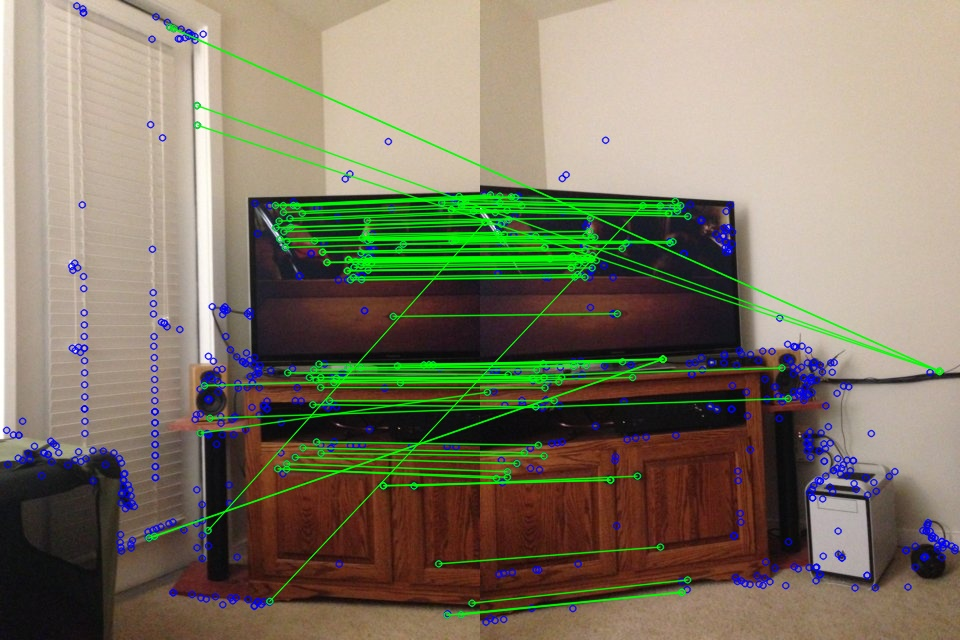
#> input picture python-Multiple-Image-Stitching/results/matches/matches_left_1745918213.5989594.jpg, 960 x 640 px, given in place of 1.jpg, which was not available; the run also reads 1 picture not shown here
$ python image_stitching.py
#> lines starting #> are read from the running program, lines starting #| are printed output that depends on the picture; pictures that were not available may be replaced by others from this repository, and a replacement may not be noted
### python-Multiple-Image-Stitching/matchers.py
import cv2
import numpy as np
import matplotlib.pyplot as plt
import time
import os

class SIFTMatcher():
    def __init__(self):
        os.makedirs('results/matches', exist_ok=True)
        self.sift = cv2.SIFT_create()
        # FLANN parameters
        FLANN_INDEX_KDTREE = 1
        index_params = dict(algorithm=FLANN_INDEX_KDTREE, trees=5)
        search_params = dict(checks=50)
        self.flann = cv2.FlannBasedMatcher(index_params, search_params)

    def match(self,srcImg,testImg,direction, return_metrics=False):
        print("Direction : ", direction)

        img1gray = cv2.cvtColor(srcImg, cv2.COLOR_BGR2GRAY)
        img2gray = cv2.cvtColor(testImg, cv2.COLOR_BGR2GRAY)
        # find the keypoints and descriptors with SIFT
        kp1, des1 = self.sift.detectAndCompute(img1gray, None)
        kp2, des2 = self.sift.detectAndCompute(img2gray, None)

        matches = self.flann.knnMatch(des1, des2, k=2)

        # Need to draw only good matches, so create a mask
        matchesMask = [[0, 0] for i in range(len(matches))]

        good = []
        pts1 = []
        pts2 = []
        # ratio test as per Lowe's paper
        for i, (m, n) in enumerate(matches):
            if m.distance < 0.7 * n.distance:
                good.append(m)
                pts2.append(kp2[m.trainIdx].pt)
                pts1.append(kp1[m.queryIdx].pt)
                matchesMask[i] = [1, 0]

        draw_params = dict(matchColor=(0, 255, 0),
                           singlePointColor=(255, 0, 0),
                           matchesMask=matchesMask,
                           flags=0)
        img3 = cv2.drawMatchesKnn(srcImg, kp1, testImg, kp2, matches, None, **draw_params)
        cv2.imwrite(f"results/matches/matches_{direction}_{time.time()}.jpg", img3)
        # plt.imshow(img3, ), plt.show()

        rows, cols = srcImg.shape[:2]
        MIN_MATCH_COUNT = 10
        if len(good) > MIN_MATCH_COUNT:
            src_pts = np.float32([kp1[m.queryIdx].pt for m in good])#.reshape(-1, 1, 2)
            dst_pts = np.float32([kp2[m.trainIdx].pt for m in good])#.reshape(-1, 1, 2)
            # print(src_pts, dst_pts)

            M, mask = cv2.findHomography(dst_pts, src_pts, cv2.RANSAC, 5.0)
            matchesMask = mask.ravel().tolist()
            draw_params = dict(matchColor = (0,255,0),
                               singlePointColor = (255, 0, 0),
                               matchesMask = matchesMask, # draw only inliers
                               flags = 2)
            img4 = cv2.drawMatches(srcImg,kp1,testImg,kp2,good,None,**draw_params)
            cv2.imwrite(f"results/matches/inliers_{direction}_{time.time()}.jpg", img4)
            # plt.imshow(img4,), plt.show()
            # print('M', M)
            if return_metrics:
                return_vals = {
                    'H': M,
                    'num_matches': len(good),
                    'match_distances': [m.distance for m in good],
                    'keypoints1': kp1,
                    'keypoints2': kp2,
                    'homography_det': np.linalg.det(M) if M is not None else 0
                }
                return return_vals
            return M
        else:
            print("Not enough matches are found - {}/{}".format(len(good), MIN_MATCH_COUNT))
            matchesMask = None
        return None

### python-Multiple-Image-Stitching/blend.py
import cv2
import numpy as np
import matplotlib.pyplot as plt

def blend_linear(warp_img1, warp_img2):
    img1 = warp_img1
    img2 = warp_img2

    img1mask = ((img1[:,:,0] | img1[:,:,1] | img1[:,:,2]) >0)
    img2mask = ((img2[:,:,0] | img2[:,:,1] | img2[:,:,2]) >0)

    r,c = np.nonzero(img1mask)
    out_1_center = [np.mean(r),np.mean(c)]

    r,c = np.nonzero(img2mask)
    out_2_center = [np.mean(r),np.mean(c)]

    vec = np.array(out_2_center) - np.array(out_1_center)
    intsct_mask = img1mask & img2mask
# [7 lines of commented-out code are left out]

    r,c = np.nonzero(intsct_mask)
    # def sub2ind(array_shape, rows, cols):
    #     return cols*array_shape[0] + rows
    # idx = sub2ind(img2mask[:,2], r, c)
    out_wmask = np.zeros(img2mask.shape[:2])
    proj_val = (r - out_1_center[0])*vec[0] + (c- out_1_center[1])*vec[1]
    out_wmask[r,c] = (proj_val - (min(proj_val)+(1e-3))) / \
                     ((max(proj_val)-(1e-3)) - (min(proj_val)+(1e-3)))

    # blending
    mask1 = img1mask & (out_wmask==0)
    mask2 = out_wmask
    mask3 = img2mask & (out_wmask==0)
# [6 lines of commented-out code are left out]

    out = np.zeros(img1.shape)
    for c in range(3):
        out[:,:,c] = img1[:,:,c]*(mask1+(1-mask2)*(mask2!=0)) + \
                     img2[:,:,c]*(mask2+mask3)
    return np.uint8(out)

# [4 lines that do not run on import are left out]
    # cv2.imwrite("result.jpg",out)


### python-Multiple-Image-Stitching/image_stitching.py
import numpy as np
import cv2
import sys
from matchers import SIFTMatcher
import time
import blend
import matplotlib.pyplot as plt

class Stitch:
    def __init__(self, args):
#> called with args = 'txtlists/files2.txt'
        self.path = args
        fp = open(self.path, 'r')
#> (reads python-Multiple-Image-Stitching/txtlists/files2.txt from the repository)
        filenames = [each.rstrip('\r\n') for each in fp.readlines()]
        # filenames = args
        print(filenames)
        # self.images = [cv2.resize(cv2.imread(each), (480, 320)) for each in filenames]
        self.images = [cv2.imread(each) for each in filenames]
#> self.images = 3 items
        self.count = len(self.images)
#> self.count = 3
        self.left_list, self.right_list, self.center_im = [], [], None
        self.matcher_obj = SIFTMatcher()
        self.performance_metrics = {
            'keypoints': [],
            'matches': [],
            'match_distances': [],
            'homography_dets': [],
            'processing_times': []
        }
        self.prepare_lists()

    def prepare_lists(self):
        print("Number of images : %d" % self.count)
#| Number of images : 3
        self.centerIdx = self.count / 2
#> self.centerIdx = 1.5
        print("Center index image : %d" % self.centerIdx)
#| Center index image : 1
        self.center_im = self.images[int(self.centerIdx)]
#> self.center_im is the input picture: shape (640, 960, 3); mean B, G, R 101.8, 121.3, 128.5
        for i in range(self.count):
            if (i <= self.centerIdx):
                self.left_list.append(self.images[i])
            else:
                self.right_list.append(self.images[i])
#> after the loop, self.left_list = 2 items; self.right_list = 1 item
        print("Image lists prepared")

    def leftshift(self):
        # self.left_list = reversed(self.left_list)
        a = self.left_list[0]
        for b in self.left_list[1:]:
            start_time = time.time()
            result = self.matcher_obj.match(a, b, 'left', return_metrics=True)
            processing_time = time.time() - start_time

            self.performance_metrics['matches'].append(result['num_matches'])
            self.performance_metrics['match_distances'].append(result['match_distances'])
            self.performance_metrics['keypoints'].extend([result['keypoints1'], result['keypoints2']])
            self.performance_metrics['homography_dets'].append(result['homography_det'])
            self.performance_metrics['processing_times'].append(processing_time)

            H = result['H']
            # print("Homography is : ", H)
            xh = np.linalg.inv(H)
            # print("Inverse Homography :", xh)
            br = np.dot(xh, np.array([a.shape[1], a.shape[0], 1]))
            br = br /br[-1]
            tl = np.dot(xh, np.array([0, 0, 1]))
            tl = tl / tl[-1]
            bl = np.dot(xh, np.array([0, a.shape[0], 1]))
            bl = bl / bl[-1]
            tr = np.dot(xh, np.array([a.shape[1], 0, 1]))
            tr = tr / tr[-1]
            cx = int(max([0, a.shape[1], tl[0], bl[0], tr[0], br[0]]))
            cy = int(max([0, a.shape[0], tl[1], bl[1], tr[1], br[1]]))
            offset = [abs(int(min([0, a.shape[1], tl[0], bl[0], tr[0], br[0]]))),
                      abs(int(min([0, a.shape[0], tl[1], bl[1], tr[1], br[1]])))]
            dsize = (cx + offset[0], cy + offset[1])
            print("image dsize =>", dsize, "offset", offset)

            tl[0:2] += offset; bl[0:2] += offset;  tr[0:2] += offset; br[0:2] += offset
            dstpoints = np.array([tl, bl, tr, br]);
            srcpoints = np.array([[0, 0], [0, a.shape[0]], [a.shape[1], 0], [a.shape[1], a.shape[0]]])
            # print('sp',sp,'dp',dp)
            M_off = cv2.findHomography(srcpoints, dstpoints)[0]
            # print('M_off', M_off)
            warped_img2 = cv2.warpPerspective(a, M_off, dsize)
            # cv2.imshow("warped", warped_img2)
            # cv2.waitKey()
            warped_img1 = np.zeros([dsize[1], dsize[0], 3], np.uint8)
            warped_img1[offset[1]:b.shape[0] + offset[1], offset[0]:b.shape[1] + offset[0]] = b
            tmp = blend.blend_linear(warped_img1, warped_img2)
            a = tmp
#> this loop made 1 pass
#> (matches in match, rows in match, cols in match, MIN_MATCH_COUNT in match) on pass 1: (1758 matches, 640, 960, 10)
#| Direction :  left
#| image dsize => (960, 640) offset [0, 0]
#> pass 1, in match, `img1gray = cv2.cvtColor(srcImg, cv2.COLOR_BGR2GRAY)`:
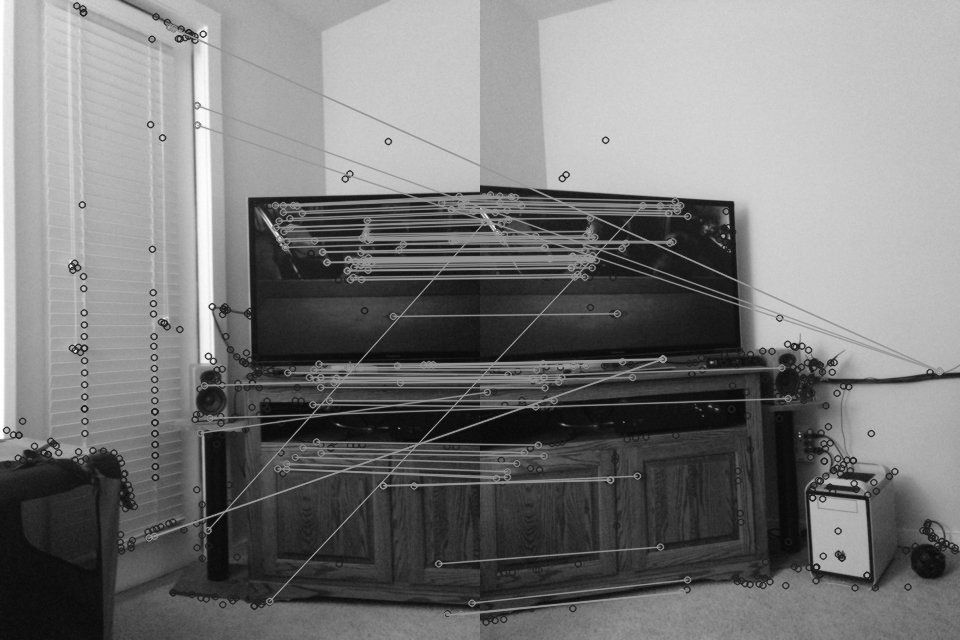
#> img1gray: shape (640, 960); min 1, max 255, mean 121.3
#> pass 1, in match, `img3 = cv2.drawMatchesKnn(srcImg, kp1, testImg, kp2, matches, None, **..`:
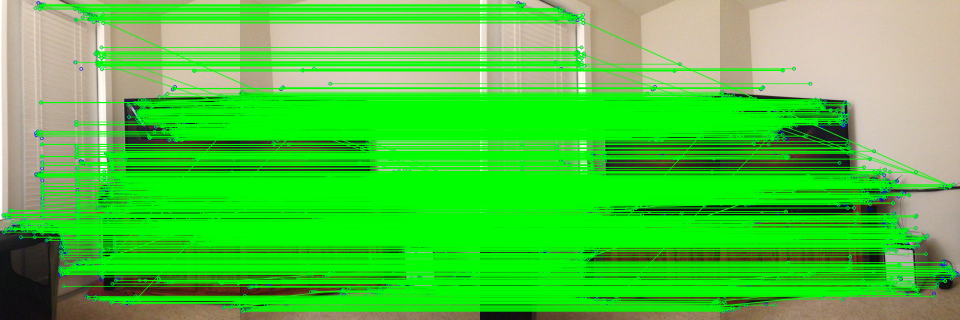
#> img3: shape (640, 1920, 3) (shown at 1/2 size); mean B, G, R 63.8, 199.6, 79.1

        self.leftImage = tmp

    def rightshift(self):
        tmp = self.leftImage  # Initialize with left image
        for each in self.right_list:
            H = self.matcher_obj.match(self.leftImage, each, 'right')
            # print("Homography :", H)
            br = np.dot(H, np.array([each.shape[1], each.shape[0], 1]))
            br = br / br[-1]
            tl = np.dot(H, np.array([0, 0, 1]))
            tl = tl / tl[-1]
            bl = np.dot(H, np.array([0, each.shape[0], 1]))
            bl = bl / bl[-1]
            tr = np.dot(H, np.array([each.shape[1], 0, 1]))
            tr = tr / tr[-1]
            cx = int(max([0, self.leftImage.shape[1], tl[0], bl[0], tr[0], br[0]]))
            cy = int(max([0, self.leftImage.shape[0], tl[1], bl[1], tr[1], br[1]]))
            offset = [abs(int(min([0, self.leftImage.shape[1], tl[0], bl[0], tr[0], br[0]]))),
                      abs(int(min([0, self.leftImage.shape[0], tl[1], bl[1], tr[1], br[1]])))]
            dsize = (cx + offset[0], cy + offset[1])
            print("image dsize =>", dsize, "offset", offset)

            tl[0:2] += offset; bl[0:2] += offset; tr[0:2] += offset; br[0:2] += offset
            dstpoints = np.array([tl, bl, tr, br]);
            srcpoints = np.array([[0, 0], [0, each.shape[0]], [each.shape[1], 0], [each.shape[1], each.shape[0]]])
            M_off = cv2.findHomography(dstpoints, srcpoints)[0]
            warped_img2 = cv2.warpPerspective(each, M_off, dsize, flags=cv2.WARP_INVERSE_MAP)
            # cv2.imshow("warped", warped_img2)
            # cv2.waitKey()
            warped_img1 = np.zeros([dsize[1], dsize[0], 3], np.uint8)
            warped_img1[offset[1]:self.leftImage.shape[0] + offset[1], offset[0]:self.leftImage.shape[1] + offset[0]] = self.leftImage
            tmp = blend.blend_linear(warped_img1, warped_img2)
            self.leftImage = tmp
#> this loop made 1 pass
#> (matches in match, rows in match, cols in match, MIN_MATCH_COUNT in match) on pass 1: (1758 matches, 640, 960, 10)
#| Direction :  right
#| image dsize => (960, 640) offset [0, 0]

        self.rightImage = tmp

    def showImage(self, string=None):
        if string == 'left':
            cv2.imshow("left image", self.leftImage)
        elif string == "right":
            cv2.imshow("right Image", self.rightImage)
        cv2.waitKey()

    def evaluate_performance(self):
        """Generate comprehensive performance analysis visualizations"""
        import matplotlib.pyplot as plt
        import numpy as np

        # Create figure with subplots
        fig = plt.figure(figsize=(15, 18))
        gs = fig.add_gridspec(3, 2)
        axes = [
            fig.add_subplot(gs[0, 0]),  # Keypoints histogram
            fig.add_subplot(gs[0, 1]),  # Matches bar chart
            fig.add_subplot(gs[1, 0]),  # Match distances boxplot
            fig.add_subplot(gs[1, 1]),  # Homography determinants
            fig.add_subplot(gs[2, :])   # Processing times
        ]

        # 1. Keypoints Distribution
        kp_counts = [len(kp) for kp in self.performance_metrics['keypoints']]
        axes[0].hist(kp_counts, bins=20, color='teal', alpha=0.7)
        axes[0].set_title('Keypoints Distribution per Image')
        axes[0].set_xlabel('Number of Keypoints')
        axes[0].set_ylabel('Frequency')

        # 2. Feature Matches Analysis
        pair_labels = [f'{i}-{i+1}' for i in range(len(self.performance_metrics['matches']))]
        axes[1].bar(pair_labels, self.performance_metrics['matches'], color='skyblue')
        axes[1].set_title('Feature Matches Between Consecutive Pairs')
        axes[1].set_ylabel('Number of Matches')
        axes[1].tick_params(axis='x', rotation=45)

        # 3. Match Quality Boxplot
        all_distances = [d for sublist in self.performance_metrics['match_distances'] for d in sublist]
        axes[2].boxplot(self.performance_metrics['match_distances'], showfliers=False)
        axes[2].set_title('Match Distance Distribution (Lower = Better)')
        axes[2].set_ylabel('L2 Distance')
        axes[2].set_xticklabels(pair_labels)

        # 4. Homography Matrix Determinants
        dets = np.abs(self.performance_metrics['homography_dets'])
        axes[3].plot(dets, marker='o', linestyle='--', color='purple')
        axes[3].set_title('Homography Determinants (Scale Factors)')
        axes[3].set_ylabel('|det(H)|')
        axes[3].axhline(1, color='red', linestyle=':')
        axes[3].set_xticks(range(len(dets)))
        axes[3].set_xticklabels(pair_labels)

        # 5. Processing Time Analysis
        times = self.performance_metrics['processing_times']
        axes[4].plot(times, marker='o', color='orange')
        axes[4].set_title('Processing Time per Image Pair')
        axes[4].set_ylabel('Time (seconds)')
        axes[4].set_xlabel('Image Pair Index')
        axes[4].set_xticks(range(len(times)))
        axes[4].set_xticklabels(pair_labels)

        plt.tight_layout()
        plt.savefig('results/performance_dashboard.png')
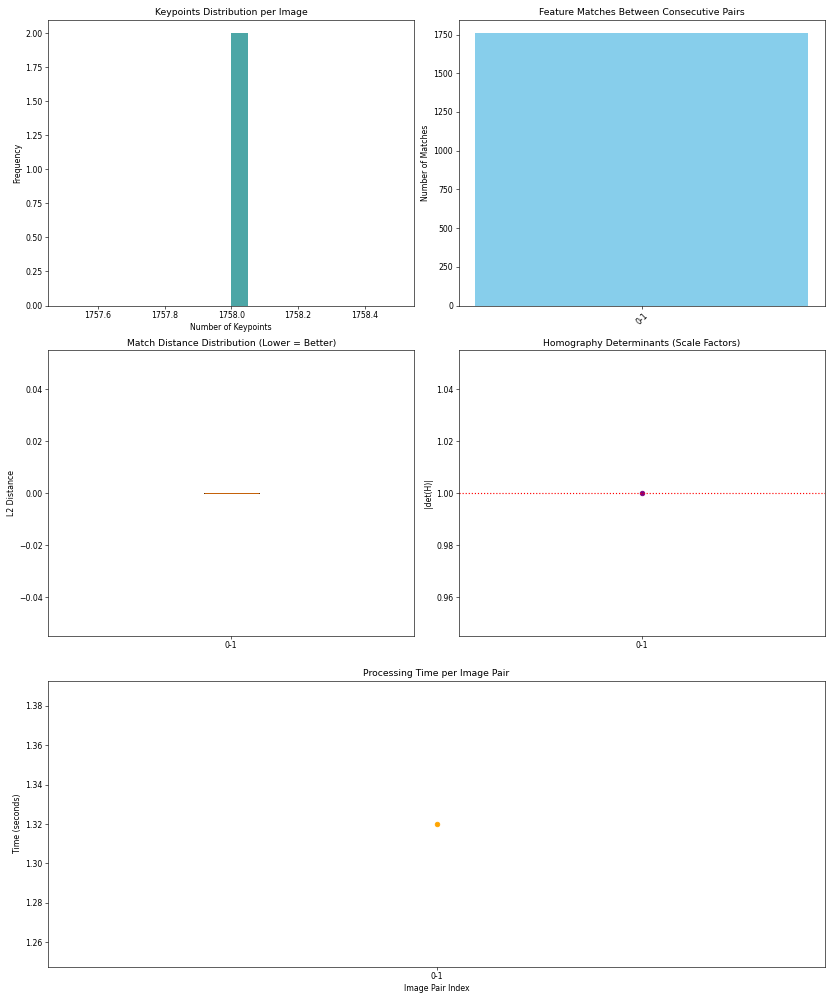
#> figure drawn by matplotlib, 5 panels; panel 1: tallest bar 2 high, from x = 1758 to 1758
        plt.close()

if __name__ == '__main__':
    try:
        args = sys.argv[1]
    except:
        args = "txtlists/files2.txt"
    finally:
        print("Parameters : ", args)
    s = Stitch(args)

    # images = ['images/S1.jpg', 'images/S2.jpg','images/S3.jpg','images/S5.jpg','images/S6.jpg']
    # images = ['images/trees_00{}Hill.jpg'.format(i) for i in range(0, 4)]
    # s = Stitch(images)

    s.leftshift()
    # s.showImage('left')
    s.rightshift()
    print("done")
    cv2.imwrite("results/test2.jpg", s.leftImage)
    print("image written")
    cv2.destroyAllWindows()
    s.evaluate_performance()
